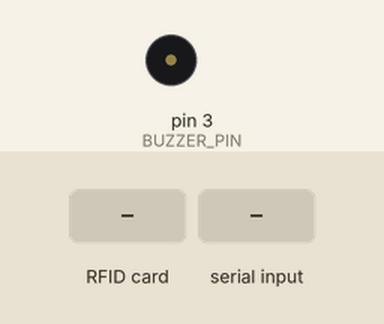
Bench run of a sketch on a simulated Arduino Nano, built with avr-gcc and run on an emulated ATmega328P. Parts: buzzer (waves = sounding). The inputs (shaded band) are chosen by the test bench. What the sketch prints to the serial monitor is not drawn.

Above: at 1.2 s.
1.3 s: RFID card 5E 7A 19 C4 held to the reader
At 1.4 s:
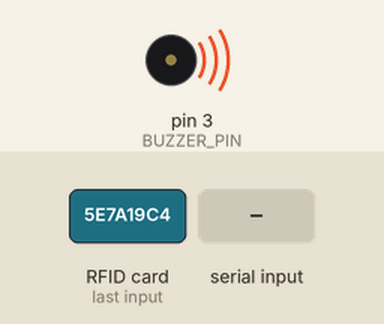
3.0 s: "R\n" received over Serial
4.5 s: "W,\n" received over Serial
6.0 s: "1\n" received over Serial
Timing chart, 0 to 8.5 s (numbered marks = the images above; inputs shaded):
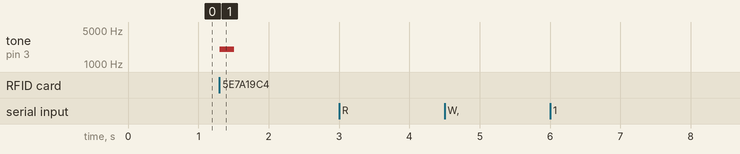

Measured:
- after the input at 1.3 s, tone on pin 3 (BUZZER_PIN): silent → 2000 Hz at once, → silent 0.20 s later
- after the input at 3.0 s, every drawn part: stays the same
- after the input at 4.5 s, every drawn part: stays the same
- after the input at 6.0 s, every drawn part: stays the same

The sketch:

rfid-module.ino
```cpp
#include <SPI.h>
#include <MFRC522.h>
#include <string.h>

// Arduino Nano ↔ MFRC522
// D10: SDA/SS, D11: MOSI, D12: MISO, D13: SCK, D2: RST
#define RST_PIN 2
#define SS_PIN 10
#define BUZZER_PIN 3

const byte DATA_BLOCK = 4;       // 섹터 1의 첫 번째 데이터 블록
const byte BLOCK_SIZE = 16;
const byte COMMAND_SIZE = 64;
const unsigned int BUZZER_FREQUENCY_HZ = 2000;
const unsigned int BUZZER_DURATION_MS = 200;

enum Mode {
  READ_MODE,
  WRITE_MODE
};

MFRC522 mfrc522(SS_PIN, RST_PIN);
Mode mode = READ_MODE;
char writeValue[BLOCK_SIZE + 1] = "";
char commandBuffer[COMMAND_SIZE];
byte commandLength = 0;
bool discardCommand = false;

void beepCardDetected() {
  tone(BUZZER_PIN, BUZZER_FREQUENCY_HZ, BUZZER_DURATION_MS);
  delay(BUZZER_DURATION_MS);
  noTone(BUZZER_PIN);
}

void printUid() {
  Serial.print(F("Card UID:"));
  for (byte i = 0; i < mfrc522.uid.size; i++) {
    Serial.print(mfrc522.uid.uidByte[i] < 0x10 ? " 0" : " ");
    Serial.print(mfrc522.uid.uidByte[i], HEX);
  }
  Serial.println();
}

void stopCard() {
  mfrc522.PICC_HaltA();
  mfrc522.PCD_StopCrypto1();
}

bool authenticateBlock(MFRC522::MIFARE_Key *key) {
  MFRC522::StatusCode status = mfrc522.PCD_Authenticate(
    MFRC522::PICC_CMD_MF_AUTH_KEY_A,
    DATA_BLOCK,
    key,
    &(mfrc522.uid)
  );

  if (status != MFRC522::STATUS_OK) {
    Serial.print(F("ERR,AUTH,"));
    Serial.println(mfrc522.GetStatusCodeName(status));
    return false;
  }
  return true;
}

void writeBlock() {
  byte data[BLOCK_SIZE];
  memset(data, ' ', sizeof(data));
  memcpy(data, writeValue, strlen(writeValue));

  MFRC522::StatusCode status =
    mfrc522.MIFARE_Write(DATA_BLOCK, data, BLOCK_SIZE);

  if (status == MFRC522::STATUS_OK) {
    Serial.print(F("OK,W,"));
    Serial.println(writeValue);
  } else {
    Serial.print(F("ERR,WRITE,"));
    Serial.println(mfrc522.GetStatusCodeName(status));
  }
}

void readBlock() {
  // MIFARE_Read()에는 데이터 16바이트와 CRC 2바이트를 담을 공간이 필요하다.
  byte data[BLOCK_SIZE + 2];
  byte size = sizeof(data);
  MFRC522::StatusCode status =
    mfrc522.MIFARE_Read(DATA_BLOCK, data, &size);

  if (status != MFRC522::STATUS_OK) {
    Serial.print(F("ERR,READ,"));
    Serial.println(mfrc522.GetStatusCodeName(status));
    return;
  }

  Serial.print(F("OK,R,"));
  byte valueLength = BLOCK_SIZE;
  while (valueLength > 0 &&
         (data[valueLength - 1] == ' ' || data[valueLength - 1] == '\0')) {
    valueLength--;
  }
  for (byte i = 0; i < valueLength; i++) {
    Serial.write(data[i]);
  }
  Serial.println();
}

void handleCommand(char *command) {
  if (strcmp(command, "R") == 0) {
    mode = READ_MODE;
    Serial.println(F("OK,MODE,R"));
    return;
  }

  if (strncmp(command, "W,", 2) == 0) {
    const char *value = command + 2;
    size_t valueLength = strlen(value);

    if (valueLength > BLOCK_SIZE) {
      Serial.println(F("ERR,VALUE_TOO_LONG,MAX_16_BYTES"));
      return;
    }

    strcpy(writeValue, value);
    mode = WRITE_MODE;
    Serial.print(F("OK,MODE,W,"));
    Serial.println(writeValue);
    return;
  }

  Serial.println(F("ERR,COMMAND,USE_R_OR_W_VALUE"));
}

void readSerialCommand() {
  while (Serial.available() > 0) {
    char incoming = Serial.read();

    if (incoming == '\r' || incoming == '\n') {
      if (!discardCommand && commandLength > 0) {
        commandBuffer[commandLength] = '\0';
        handleCommand(commandBuffer);
      }
      commandLength = 0;
      discardCommand = false;
      continue;
    }

    if (discardCommand) {
      continue;
    }

    if (commandLength < COMMAND_SIZE - 1) {
      commandBuffer[commandLength++] = incoming;
    } else {
      commandLength = 0;
      discardCommand = true;
      Serial.println(F("ERR,COMMAND_TOO_LONG"));
    }
  }
}

void setup() {
  Serial.begin(9600);
  pinMode(BUZZER_PIN, OUTPUT);
  digitalWrite(BUZZER_PIN, LOW);
  SPI.begin();
  mfrc522.PCD_Init();
  Serial.println(F("READY,MODE,R"));
}

void loop() {
  readSerialCommand();

  if (!mfrc522.PICC_IsNewCardPresent()) {
    return;
  }

  if (!mfrc522.PICC_ReadCardSerial()) {
    return;
  }

  beepCardDetected();
  printUid();

  MFRC522::MIFARE_Key key;
  for (byte i = 0; i < 6; i++) {
    key.keyByte[i] = 0xFF;
  }

  if (authenticateBlock(&key)) {
    if (mode == WRITE_MODE) {
      writeBlock();
    } else {
      readBlock();
    }
  }

  stopCard();
}
```
